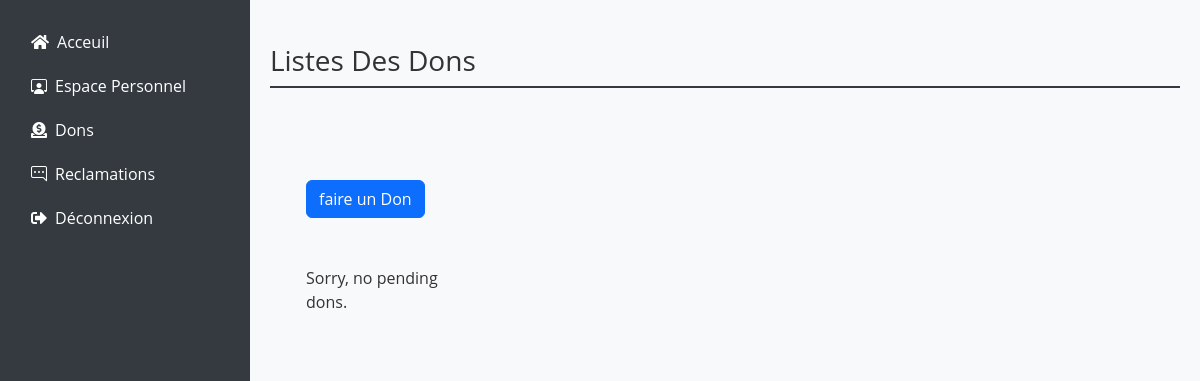
Before: /dons/viewDons/ (signed in) with the older database file.
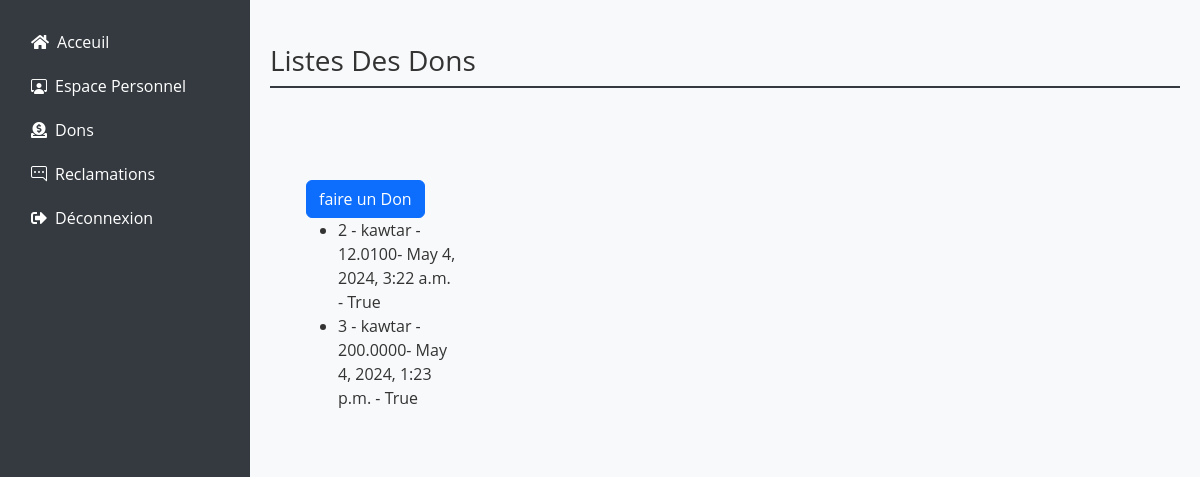
After: the same page with the newer database file.
### dons/models.py (models this page shows, shortened)
class Don(models.Model):
    user = models.ForeignKey(User, on_delete=models.CASCADE)
    id=models.AutoField(primary_key=True)
    date=models.DateTimeField(default=timezone.now)
    montantDons=models.DecimalField(max_digits=10,decimal_places=4)
    est_paye = models.BooleanField(default=False)
    objects = models.Manager()

### users/models.py (models this page shows)
class User(AbstractUser):
    is_association= models.BooleanField(default=True)
    is_donor = models.BooleanField(default=False)
    is_admin = models.BooleanField(default=False)
    groups = models.ManyToManyField(Group, related_name='user_groups')
    user_permissions = models.ManyToManyField(Permission, related_name='user_permissions')

### dons/views.py (the view)
# urls.py: path('viewDons/', views.viewDons, name='viewDons'),
def viewDons(request):
    dons = Don.objects.filter(user=request.user)
    return render(request, 'dons/viewDons.html', {'dons': dons})

### templates/dons/viewDons.html (shortened to what this page needs)
{% load static %}
<!DOCTYPE html>
<html lang="en">
<head>
    <link href="https://cdn.jsdelivr.net/npm/bootstrap@5.3.2/dist/css/bootstrap.min.css" rel="stylesheet">
    <link href="https://cdnjs.cloudflare.com/ajax/libs/font-awesome/5.15.4/css/all.min.css" rel="stylesheet">
    <link href="https://cdn.jsdelivr.net/npm/bootstrap-icons/font/bootstrap-icons.css" rel="stylesheet">
</head>
<body>
    <div class="sidebar">
        <ul class="nav flex-column">
            <li class="nav-item">
                <a class="nav-link" href="/"><i class="fas fa-home"></i>Acceuil</a>
            </li>
            <li class="nav-item">
                <a class="nav-link" href="{% url 'dashboard_donor' %}"><i class="bi bi-person-workspace"></i></i>Espace Personnel</a>
            </li>
            <li class="nav-item">
                <a class="nav-link text-white" href="{% url 'viewDons' %}"><i class="fas fa-donate me-2"></i>Dons</a>
            </li>
            <li class="nav-item dropdown">
                <a class="nav-link " href="{% url 'view_reclamations' %}" role="button"  ><i class="bi bi-chat-right-dots"></i>Reclamations</a>
            </li>
            <li class="nav-item">
                <a class="nav-link" href="{% url 'logout' %}"><i class="fas fa-sign-out-alt"></i>Déconnexion</a>
            </li>
        </ul>
    </div>
    <div class="main-content">
        <h1 class="mt-4">Listes Des Dons</h1>
        <main class="col-md-10 bg-light p-4 content">
            <div class="container mt-5">
                <div class="row">
                    <div class="col-md-3">
                        <a href="{% url 'faire_don' %}" class="btn btn-primary">faire un Don</a>
                        <br>
                            {% if dons %}
                                <ul>
                                    {% for don in dons %}
                                    <li>{{ don.id }} - {{ don.user.first_name }} - {{ don.montantDons }}- {{ don.date }} - {{ don.est_paye }}</li>
                                    {% endfor %}
                                </ul>
                            {% else %}
                                <br><br><p>Sorry, no pending dons.</p>
                            {% endif %}
                    </div>
                </div>
            </div>
        </main>
    </div>
</body>
</html>

Changed rows visible on the page:
added Don: id "2", user.first_name "kawtar", montantDons "12.0100", date "May 4, 2024, 3:22 a.m.", est_paye "True"
added Don: id "3", user.first_name "kawtar", montantDons "200.0000", date "May 4, 2024, 1:23 p.m.", est_paye "True"
Other visible differences:
text no longer shown: "Sorry, no pending dons."
